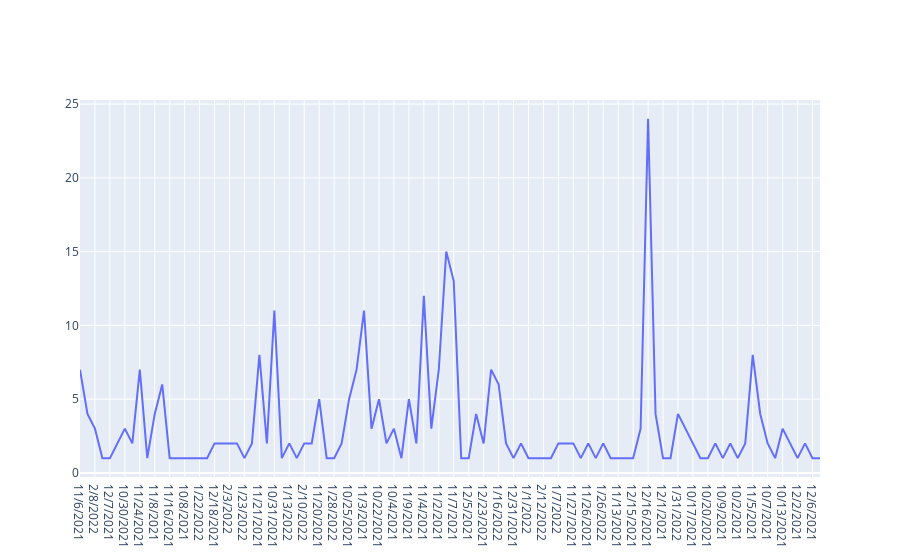

Notebook source saved alongside this figure:
### Markdown cell above
# time series visualization of sales

### Code cell
store_item_df = train_df.copy()
# First, let us filterout the required data
item_id = 117610   # Some item
print('Before filter:', store_item_df.shape)
store_item_df = store_item_df[store_item_df.ItemCode == item_id]
print('After filter:', store_item_df.shape)
store_item_df.head()

store_item_ts_data = [go.Scatter(
        x=store_item_df.DateID,
        y=store_item_df.DailySales)]
py.iplot(store_item_ts_data)

### Figure 1 — Plotly figure (JSON) as saved in the notebook; plotly's stock layout.template omitted (floating-point values rounded to 4 significant figures)
{"data": [{"type": "scatter", "x": ["11/6/2021", "11/18/2021", "2/8/2022", "1/4/2022", "12/7/2021", "10/23/2021", "10/30/2021", "10/3/2021", "11/24/2021", "10/27/2021", "11/8/2021", "11/23/2021", "11/16/2021", "10/21/2021", "10/8/2021", "12/26/2021", "1/22/2022", "12/12/2021", "12/18/2021", "12/30/2021", "2/3/2022", "12/24/2021", "1/23/2022", "1/21/2022", "11/21/2021", "1/11/2022", "10/31/2021", "12/10/2021", "1/13/2022", "12/3/2021", "2/10/2022", "12/20/2021", "11/20/2021", "2/11/2022", "1/28/2022", "1/25/2022", "10/25/2021", "11/1/2021", "11/3/2021", "10/28/2021", "10/22/2021", "11/15/2021", "10/4/2021", "10/1/2021", "11/9/2021", "11/30/2021", "11/4/2021", "1/3/2022", "11/2/2021", "11/11/2021", "11/7/2021", "10/10/2021", "12/5/2021", "11/28/2021", "12/23/2021", "1/2/2022", "1/16/2022", "2/6/2022", "12/31/2021", "1/30/2022", "1/1/2022", "12/22/2021", "2/12/2022", "1/20/2022", "1/7/2022", "2/2/2022", "11/27/2021", "1/12/2022", "11/26/2021", "1/18/2022", "1/26/2022", "12/4/2021", "11/13/2021", "12/14/2021", "12/15/2021", "11/25/2021", "12/16/2021", "11/10/2021", "12/1/2021", "10/16/2021", "1/31/2022", "10/24/2021", "10/17/2021", "10/15/2021", "10/20/2021", "10/11/2021", "10/9/2021", "10/19/2021", "10/2/2021", "11/22/2021", "11/5/2021", "10/29/2021", "10/7/2021", "10/6/2021", "10/13/2021", "10/5/2021", "12/2/2021", "10/14/2021", "12/6/2021", "11/19/2021"], "y": [7, 4, 3, 1, 1, 2, 3, 2, 7, 1, 4, 6, 1, 1, 1, 1, 1, 1, 2, 2, 2, 2, 1, 2, 8, 2, 11, 1, 2, 1, 2, 2, 5, 1, 1, 2, 5, 7, 11, 3, 5, 2, 3, 1, 5, 2, 12, 3, 7, 15, 13, 1, 1, 4, 2, 7, 6, 2, 1, 2, 1, 1, 1, 1, 2, 2, 2, 1, 2, 1, 2, 1, 1, 1, 1, 3, 24, 4, 1, 1, 4, 3, 2, 1, 1, 2, 1, 2, 1, 2, 8, 4, 2, 1, 3, 2, 1, 2, 1, 1]}], "layout": {}}
